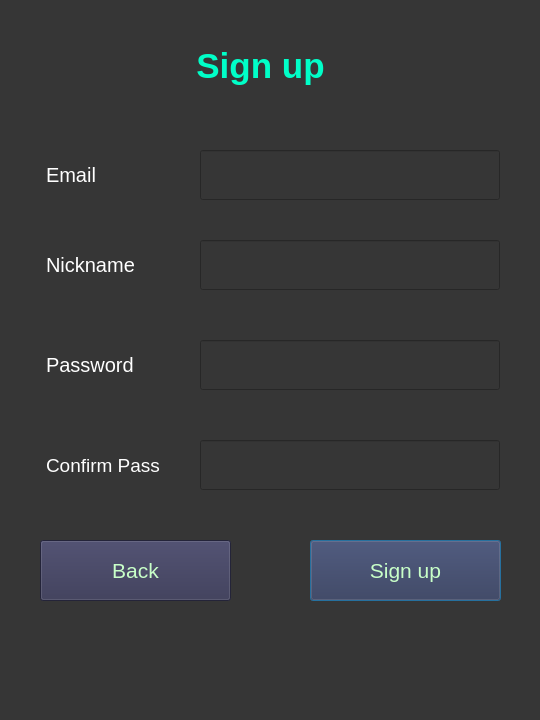
<?xml version="1.0" encoding="UTF-8"?>
<ui version="4.0">
 <class>Sign_Up</class>
 <widget class="QDialog" name="Sign_Up">
  <property name="geometry">
   <rect>
    <x>0</x>
    <y>0</y>
    <width>540</width>
    <height>720</height>
   </rect>
  </property>
  <property name="windowTitle">
   <string>Dialog</string>
  </property>
  <property name="styleSheet">
   <string notr="true">background-color: rgb(54, 54, 54);</string>
  </property>
  <widget class="QLabel" name="sign_up_lb">
   <property name="geometry">
    <rect>
     <x>150</x>
     <y>30</y>
     <width>221</width>
     <height>71</height>
    </rect>
   </property>
   <property name="font">
    <font>
     <pointsize>26</pointsize>
     <weight>75</weight>
     <bold>true</bold>
    </font>
   </property>
   <property name="autoFillBackground">
    <bool>false</bool>
   </property>
   <property name="styleSheet">
    <string notr="true">color:rgb(0, 255, 200); font-size:26pt;</string>
   </property>
   <property name="text">
    <string>Sign up</string>
   </property>
   <property name="alignment">
    <set>Qt::AlignCenter</set>
   </property>
  </widget>
  <widget class="QLabel" name="email_lb">
   <property name="geometry">
    <rect>
     <x>40</x>
     <y>150</y>
     <width>141</width>
     <height>50</height>
    </rect>
   </property>
   <property name="styleSheet">
    <string notr="true">font-size:15pt; color:rgb(255, 255, 255)</string>
   </property>
   <property name="text">
    <string>Email</string>
   </property>
   <property name="indent">
    <number>6</number>
   </property>
  </widget>
  <widget class="QLineEdit" name="email_tb">
   <property name="geometry">
    <rect>
     <x>200</x>
     <y>150</y>
     <width>300</width>
     <height>50</height>
    </rect>
   </property>
   <property name="styleSheet">
    <string notr="true">font-size:14pt; color:rgb(243, 243, 243)</string>
   </property>
  </widget>
  <widget class="QLineEdit" name="password_tb">
   <property name="geometry">
    <rect>
     <x>200</x>
     <y>340</y>
     <width>300</width>
     <height>50</height>
    </rect>
   </property>
   <property name="styleSheet">
    <string notr="true">font-size:14pt; color:rgb(243, 243, 243)</string>
   </property>
   <property name="text">
    <string/>
   </property>
  </widget>
  <widget class="QLabel" name="password_lb">
   <property name="geometry">
    <rect>
     <x>40</x>
     <y>340</y>
     <width>141</width>
     <height>50</height>
    </rect>
   </property>
   <property name="styleSheet">
    <string notr="true">font-size:15pt; color:rgb(255, 255, 255)</string>
   </property>
   <property name="text">
    <string>Password</string>
   </property>
   <property name="indent">
    <number>6</number>
   </property>
  </widget>
  <widget class="QPushButton" name="sign_up_bt">
   <property name="geometry">
    <rect>
     <x>310</x>
     <y>540</y>
     <width>191</width>
     <height>61</height>
    </rect>
   </property>
   <property name="styleSheet">
    <string notr="true">background-color: rgb(50, 50, 80); font-size:16pt;  color:rgb(200, 255, 200)</string>
   </property>
   <property name="text">
    <string>Sign up</string>
   </property>
  </widget>
  <widget class="QLineEdit" name="confirm_password_tb">
   <property name="geometry">
    <rect>
     <x>200</x>
     <y>440</y>
     <width>300</width>
     <height>50</height>
    </rect>
   </property>
   <property name="styleSheet">
    <string notr="true">font-size:14pt; color:rgb(243, 243, 243)</string>
   </property>
   <property name="text">
    <string/>
   </property>
  </widget>
  <widget class="QLabel" name="confirm_password_lb">
   <property name="geometry">
    <rect>
     <x>40</x>
     <y>440</y>
     <width>141</width>
     <height>50</height>
    </rect>
   </property>
   <property name="styleSheet">
    <string notr="true">font-size:14pt; color:rgb(255, 255, 255)</string>
   </property>
   <property name="text">
    <string>Confirm Pass</string>
   </property>
   <property name="indent">
    <number>6</number>
   </property>
  </widget>
  <widget class="QLabel" name="bg">
   <property name="geometry">
    <rect>
     <x>-30</x>
     <y>-20</y>
     <width>591</width>
     <height>741</height>
    </rect>
   </property>
   <property name="styleSheet">
    <string notr="true">border-image: url(:/Assets/background.png);
border-radius:20px;</string>
   </property>
   <property name="text">
    <string/>
   </property>
   <property name="pixmap">
    <pixmap>Assets/bg1.jpg</pixmap>
   </property>
   <property name="scaledContents">
    <bool>true</bool>
   </property>
   <property name="alignment">
    <set>Qt::AlignCenter</set>
   </property>
  </widget>
  <widget class="QLineEdit" name="nickname_tb">
   <property name="geometry">
    <rect>
     <x>200</x>
     <y>240</y>
     <width>300</width>
     <height>50</height>
    </rect>
   </property>
   <property name="styleSheet">
    <string notr="true">font-size:14pt; color:rgb(243, 243, 243)</string>
   </property>
   <property name="text">
    <string/>
   </property>
  </widget>
  <widget class="QLabel" name="nickname_lb">
   <property name="geometry">
    <rect>
     <x>40</x>
     <y>240</y>
     <width>141</width>
     <height>50</height>
    </rect>
   </property>
   <property name="styleSheet">
    <string notr="true">font-size:15pt; color:rgb(255, 255, 255)</string>
   </property>
   <property name="text">
    <string>Nickname</string>
   </property>
   <property name="indent">
    <number>6</number>
   </property>
  </widget>
  <widget class="QPushButton" name="back_bt">
   <property name="geometry">
    <rect>
     <x>40</x>
     <y>540</y>
     <width>191</width>
     <height>61</height>
    </rect>
   </property>
   <property name="styleSheet">
    <string notr="true">background-color: rgb(50, 50, 80); font-size:16pt;  color:rgb(200, 255, 200)</string>
   </property>
   <property name="text">
    <string>Back</string>
   </property>
  </widget>
  <zorder>bg</zorder>
  <zorder>sign_up_lb</zorder>
  <zorder>email_lb</zorder>
  <zorder>email_tb</zorder>
  <zorder>password_tb</zorder>
  <zorder>password_lb</zorder>
  <zorder>sign_up_bt</zorder>
  <zorder>confirm_password_tb</zorder>
  <zorder>confirm_password_lb</zorder>
  <zorder>nickname_tb</zorder>
  <zorder>nickname_lb</zorder>
  <zorder>back_bt</zorder>
 </widget>
 <resources/>
 <connections/>
</ui>
